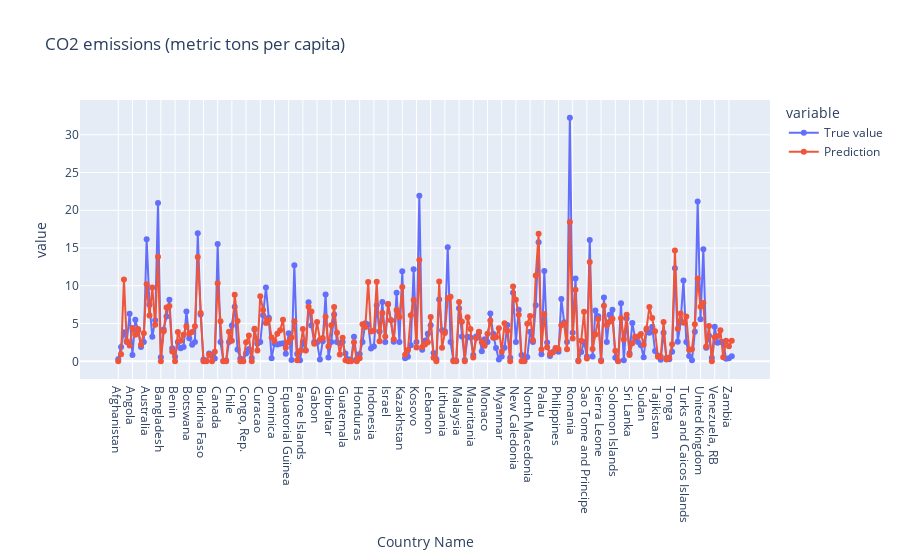

The notebook cell this image was saved under:
### Code cell
fig = px.line(df_result, markers=any, title='CO2 emissions (metric tons per capita)')
fig.show()

### Figure 1 — Plotly figure (JSON) as saved in the notebook; plotly's stock layout.template omitted (floating-point values rounded to 4 significant figures; data arrays with more than 128 entries replaced by an {"elided": "..."} marker saying what was removed)
{"data": [{"hovertemplate": "variable=True value<br>Country Name=%{x}<br>value=%{y}<extra></extra>", "legendgroup": "True value", "line": {"color": "#636efa", "dash": "solid"}, "marker": {"symbol": "circle"}, "mode": "lines+markers", "name": "True value", "orientation": "v", "showlegend": true, "type": "scatter", "x": {"elided": "217 str values"}, "xaxis": "x", "y": {"elided": "217 float values"}, "yaxis": "y"}, {"hovertemplate": "variable=Prediction<br>Country Name=%{x}<br>value=%{y}<extra></extra>", "legendgroup": "Prediction", "line": {"color": "#EF553B", "dash": "solid"}, "marker": {"symbol": "circle"}, "mode": "lines+markers", "name": "Prediction", "orientation": "v", "showlegend": true, "type": "scatter", "x": {"elided": "217 str values"}, "xaxis": "x", "y": {"elided": "217 float values"}, "yaxis": "y"}], "layout": {"autosize": true, "legend": {"title": {"text": "variable"}, "tracegroupgap": 0}, "title": {"text": "CO2 emissions (metric tons per capita)"}, "xaxis": {"anchor": "y", "autorange": true, "domain": [0, 1], "range": [-13.14, 229.1], "title": {"text": "Country Name"}, "type": "category"}, "yaxis": {"anchor": "x", "autorange": true, "domain": [0, 1], "range": [-4.475, 36.73], "title": {"text": "value"}, "type": "linear"}}}
